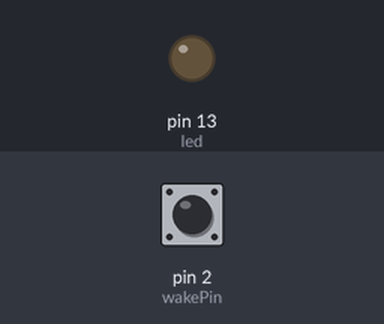
A sketch run on a simulated Arduino Uno, built with avr-gcc and run on an emulated ATmega328P. Parts: output pins drawn as LEDs (lit = HIGH). Inputs (shaded band) come from the test bench; at power-on: pin 2 (wakePin) HIGH. Sleep ends after the set time or at an interrupt.

Above: at 1.2 s.
1.3 s: pin 2 (wakePin) pulled LOW for 3.2 s
At 2.1 s:
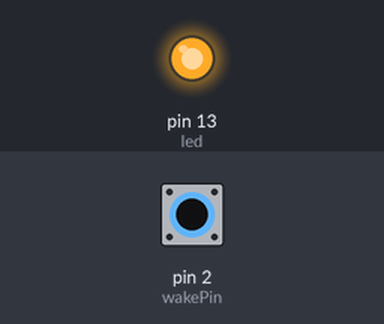
Timing chart, 0 to 6.8 s (numbered marks = the images above; inputs shaded):
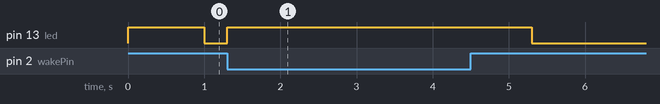

The sketch:

sleep_arduino.ino
```cpp
#include <avr/sleep.h>

int wakePin = 2;                 // pin used for waking up
int led=13;

void wakeUpNow() {
  // execute code here after wake-up before returning to the loop() function
  // timers and code using timers (serial.print and more...) will not work here.
  // we don't really need to execute any special functions here, since we
  // just want the thing to wake up
}

void setup() {
  pinMode(wakePin, INPUT_PULLUP);
  pinMode(led, OUTPUT);
  attachInterrupt(0, wakeUpNow, LOW); // use interrupt 0 (pin 2) and run function wakeUpNow when pin 2 gets LOW
}

void sleepNow() {
    set_sleep_mode(SLEEP_MODE_PWR_DOWN);   // sleep mode is set here
    sleep_enable();          // enables the sleep bit in the mcucr register
    attachInterrupt(0,wakeUpNow, LOW); // use interrupt 0 (pin 2) and run function
    sleep_mode();            // here the device is actually put to sleep!!
    // THE PROGRAM CONTINUES FROM HERE AFTER WAKING UP
    sleep_disable();         // first thing after waking from sleep: disable sleep...
    detachInterrupt(0);      // disables interrupt 0 on pin 2 so the wakeUpNow code will not be executed during normal running time.
}

void loop() {
  digitalWrite(led, HIGH);
  delay(1000);
  digitalWrite(led, LOW);
  sleepNow();     // sleep function called here
}
```

Measured:
- after the input at 1.3 s, pin 13 (led): LOW → HIGH at once, → LOW 4.0 s later
